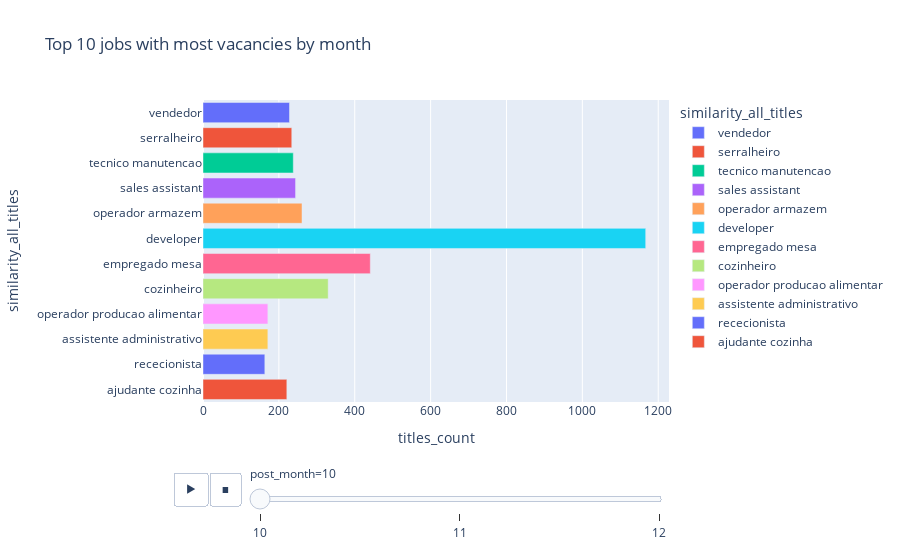

Write notebook code for a chart like this one.
### Code cell
fig = px.bar(aux_title, x='titles_count', y='similarity_all_titles', color='similarity_all_titles', 
             animation_frame='post_month', animation_group='post_month' ,title='Top 10 jobs with most vacancies by month')
fig.update_yaxes(type='category')
fig.show()

fig.write_image(f"Images ESCO/top10_jobs_by_month.svg", width=950, height=525)

### Figure 1 — Plotly figure (JSON) as saved in the notebook; plotly's stock layout.template omitted (floating-point values rounded to 4 significant figures)
{"data": [{"alignmentgroup": "True", "hovertemplate": "similarity_all_titles=%{y}<br>post_month=10<br>titles_count=%{x}<extra></extra>", "ids": [10], "legendgroup": "vendedor", "marker": {"color": "#636efa", "pattern": {"shape": ""}}, "name": "vendedor", "offsetgroup": "vendedor", "orientation": "h", "showlegend": true, "textposition": "auto", "type": "bar", "x": [228], "xaxis": "x", "y": ["vendedor"], "yaxis": "y"}, {"alignmentgroup": "True", "hovertemplate": "similarity_all_titles=%{y}<br>post_month=10<br>titles_count=%{x}<extra></extra>", "ids": [10], "legendgroup": "serralheiro", "marker": {"color": "#EF553B", "pattern": {"shape": ""}}, "name": "serralheiro", "offsetgroup": "serralheiro", "orientation": "h", "showlegend": true, "textposition": "auto", "type": "bar", "x": [234], "xaxis": "x", "y": ["serralheiro"], "yaxis": "y"}, {"alignmentgroup": "True", "hovertemplate": "similarity_all_titles=%{y}<br>post_month=10<br>titles_count=%{x}<extra></extra>", "ids": [10], "legendgroup": "tecnico manutencao", "marker": {"color": "#00cc96", "pattern": {"shape": ""}}, "name": "tecnico manutencao", "offsetgroup": "tecnico manutencao", "orientation": "h", "showlegend": true, "textposition": "auto", "type": "bar", "x": [238], "xaxis": "x", "y": ["tecnico manutencao"], "yaxis": "y"}, {"alignmentgroup": "True", "hovertemplate": "similarity_all_titles=%{y}<br>post_month=10<br>titles_count=%{x}<extra></extra>", "ids": [10], "legendgroup": "sales assistant", "marker": {"color": "#ab63fa", "pattern": {"shape": ""}}, "name": "sales assistant", "offsetgroup": "sales assistant", "orientation": "h", "showlegend": true, "textposition": "auto", "type": "bar", "x": [244], "xaxis": "x", "y": ["sales assistant"], "yaxis": "y"}, {"alignmentgroup": "True", "hovertemplate": "similarity_all_titles=%{y}<br>post_month=10<br>titles_count=%{x}<extra></extra>", "ids": [10], "legendgroup": "operador armazem", "marker": {"color": "#FFA15A", "pattern": {"shape": ""}}, "name": "operador armazem", "offsetgroup": "operador armazem", "orientation": "h", "showlegend": true, "textposition": "auto", "type": "bar", "x": [261], "xaxis": "x", "y": ["operador armazem"], "yaxis": "y"}, {"alignmentgroup": "True", "hovertemplate": "similarity_all_titles=%{y}<br>post_month=10<br>titles_count=%{x}<extra></extra>", "ids": [10], "legendgroup": "developer", "marker": {"color": "#19d3f3", "pattern": {"shape": ""}}, "name": "developer", "offsetgroup": "developer", "orientation": "h", "showlegend": true, "textposition": "auto", "type": "bar", "x": [1167], "xaxis": "x", "y": ["developer"], "yaxis": "y"}, {"alignmentgroup": "True", "hovertemplate": "similarity_all_titles=%{y}<br>post_month=10<br>titles_count=%{x}<extra></extra>", "ids": [10], "legendgroup": "empregado mesa", "marker": {"color": "#FF6692", "pattern": {"shape": ""}}, "name": "empregado mesa", "offsetgroup": "empregado mesa", "orientation": "h", "showlegend": true, "textposition": "auto", "type": "bar", "x": [441], "xaxis": "x", "y": ["empregado mesa"], "yaxis": "y"}, {"alignmentgroup": "True", "hovertemplate": "similarity_all_titles=%{y}<br>post_month=10<br>titles_count=%{x}<extra></extra>", "ids": [10], "legendgroup": "cozinheiro", "marker": {"color": "#B6E880", "pattern": {"shape": ""}}, "name": "cozinheiro", "offsetgroup": "cozinheiro", "orientation": "h", "showlegend": true, "textposition": "auto", "type": "bar", "x": [330], "xaxis": "x", "y": ["cozinheiro"], "yaxis": "y"}, {"alignmentgroup": "True", "hovertemplate": "similarity_all_titles=%{y}<br>post_month=10<br>titles_count=%{x}<extra></extra>", "ids": [10], "legendgroup": "operador producao alimentar", "marker": {"color": "#FF97FF", "pattern": {"shape": ""}}, "name": "operador producao alimentar", "offsetgroup": "operador producao alimentar", "orientation": "h", "showlegend": true, "textposition": "auto", "type": "bar", "x": [171], "xaxis": "x", "y": ["operador producao alimentar"], "yaxis": "y"}, {"alignmentgroup": "True", "hovertemplate": "similarity_all_titles=%{y}<br>post_month=10<br>titles_count=%{x}<extra></extra>", "ids": [10], "legendgroup": "assistente administrativo", "marker": {"color": "#FECB52", "pattern": {"shape": ""}}, "name": "assistente administrativo", "offsetgroup": "assistente administrativo", "orientation": "h", "showlegend": true, "textposition": "auto", "type": "bar", "x": [171], "xaxis": "x", "y": ["assistente administrativo"], "yaxis": "y"}, {"alignmentgroup": "True", "hovertemplate": "similarity_all_titles=%{y}<br>post_month=10<br>titles_count=%{x}<extra></extra>", "ids": [10], "legendgroup": "rececionista", "marker": {"color": "#636efa", "pattern": {"shape": ""}}, "name": "rececionista", "offsetgroup": "rececionista", "orientation": "h", "showlegend": true, "textposition": "auto", "type": "bar", "x": [163], "xaxis": "x", "y": ["rececionista"], "yaxis": "y"}, {"alignmentgroup": "True", "hovertemplate": "similarity_all_titles=%{y}<br>post_month=10<br>titles_count=%{x}<extra></extra>", "ids": [10], "legendgroup": "ajudante cozinha", "marker": {"color": "#EF553B", "pattern": {"shape": ""}}, "name": "ajudante cozinha", "offsetgroup": "ajudante cozinha", "orientation": "h", "showlegend": true, "textposition": "auto", "type": "bar", "x": [221], "xaxis": "x", "y": ["ajudante cozinha"], "yaxis": "y"}], "layout": {"barmode": "relative", "legend": {"title": {"text": "similarity_all_titles"}, "tracegroupgap": 0}, "sliders": [{"active": 0, "currentvalue": {"prefix": "post_month="}, "len": 0.9, "pad": {"b": 10, "t": 60}, "steps": [{"args": [["10"], {"frame": {"duration": 0, "redraw": true}, "fromcurrent": true, "mode": "immediate", "transition": {"duration": 0, "easing": "linear"}}], "label": "10", "method": "animate"}, {"args": [["11"], {"frame": {"duration": 0, "redraw": true}, "fromcurrent": true, "mode": "immediate", "transition": {"duration": 0, "easing": "linear"}}], "label": "11", "method": "animate"}, {"args": [["12"], {"frame": {"duration": 0, "redraw": true}, "fromcurrent": true, "mode": "immediate", "transition": {"duration": 0, "easing": "linear"}}], "label": "12", "method": "animate"}], "x": 0.1, "xanchor": "left", "y": 0, "yanchor": "top"}], "title": {"text": "Top 10 jobs with most vacancies by month"}, "updatemenus": [{"buttons": [{"args": [null, {"frame": {"duration": 500, "redraw": true}, "fromcurrent": true, "mode": "immediate", "transition": {"duration": 500, "easing": "linear"}}], "label": "&#9654;", "method": "animate"}, {"args": [[null], {"frame": {"duration": 0, "redraw": true}, "fromcurrent": true, "mode": "immediate", "transition": {"duration": 0, "easing": "linear"}}], "label": "&#9724;", "method": "animate"}], "direction": "left", "pad": {"r": 10, "t": 70}, "showactive": false, "type": "buttons", "x": 0.1, "xanchor": "right", "y": 0, "yanchor": "top"}], "xaxis": {"anchor": "y", "domain": [0, 1], "title": {"text": "titles_count"}}, "yaxis": {"anchor": "x", "categoryarray": ["engenheiro civil", "motorista pesados", "software developer", "c engineer", "colaborador", "consultant", "eletricista", "software engineer", "gestor clientes", "empregada limpeza", "empregada domestica", "assistente loja", "ajudante cozinha", "rececionista", "assistente administrativo", "operador producao alimentar", "cozinheiro", "empregado mesa", "developer", "operador armazem", "sales assistant", "tecnico manutencao", "serralheiro", "vendedor"], "categoryorder": "array", "domain": [0, 1], "title": {"text": "similarity_all_titles"}, "type": "category"}}}
